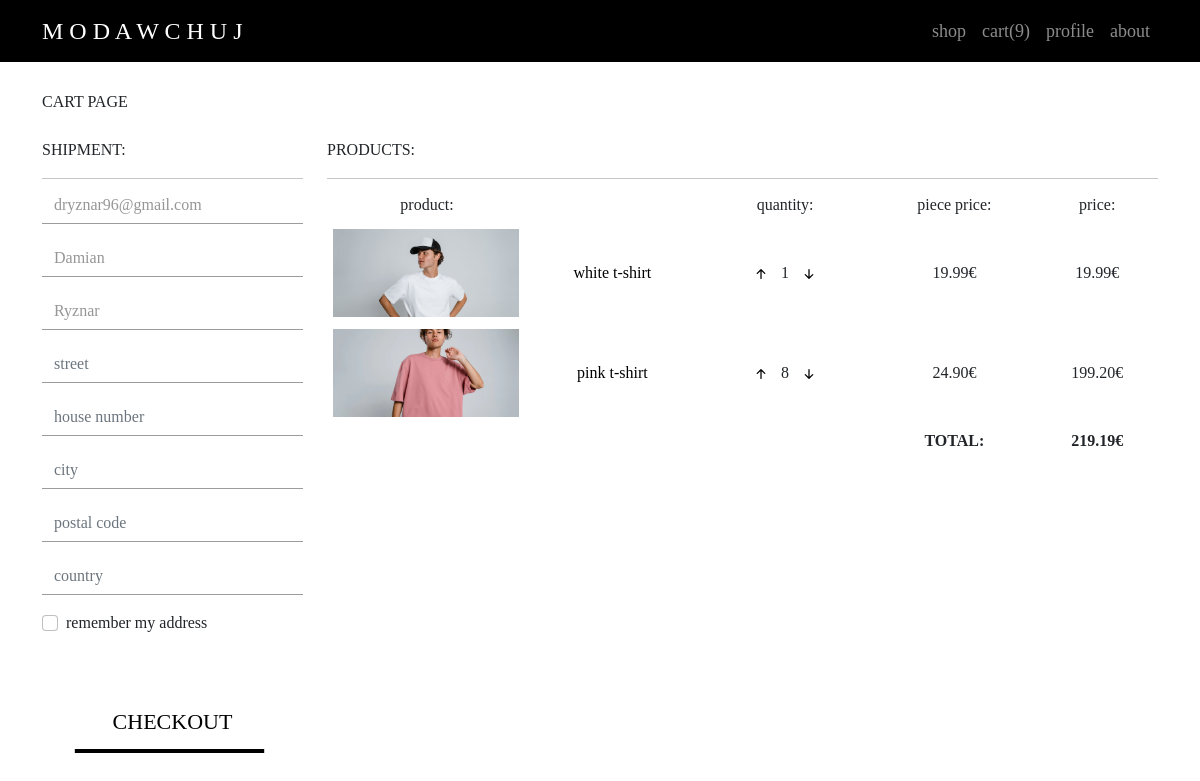
/user/cart (signed in), run on the app's committed database.
### user/models.py (models this page shows, shortened)
class Cart(models.Model):
    user_id = models.ForeignKey(User, on_delete=models.CASCADE)
    item_id = models.ForeignKey(Item, on_delete=models.CASCADE)
    quantity = models.IntegerField(default=0)
    def get_cart_items(request):
        if request.user.is_authenticated:
            return (Cart.objects.select_related("item_id").filter(user_id=request.user.id), Cart.get_cart_items_quantity(request))
    def get_cart_items_quantity(request):
        quantity = 0
        for item in Cart.objects.filter(user_id=request.user.id):
            quantity += item.quantity
        return quantity
    def item_overall_price(self):
        return self.quantity*self.item_id.current_price
    def order_overall_price(request):
        items = Cart.objects.filter(user_id=request.user.id)
        price = 0.00
        for item in items:
            price += item.item_overall_price()
        return price

### items/models.py (models this page shows)
class Item(models.Model):
    GENDERS = [
        ("male", "male"),
        ("female", "female"),
        ("unisex", "unisex")
    ]
    CATEGORIES = [
        ("shoes", "shoes"),
        ("legwear", "legwear"),
        ("pants", "pants"),
        ("shorts", "shorts"),
        ("skirt", "skirt"),
        ("t-shirt", "t-shirt"),
        ("shirt", "shirt"),
        ("dress", "dress"),
        ("hoodie", "hoodie"),
        ("jacket", "jacket"),
        ("headwear", "headwear"),
        ("gloves", "gloves")
    ]
    name = models.CharField(max_length=128)
    gender = models.CharField(choices=GENDERS, max_length=16)
    category = models.CharField(choices=CATEGORIES, max_length=16)
    description = models.CharField(max_length=2048)
    quantity = models.IntegerField()
    image = models.ImageField(upload_to="images")
    visibility = models.BooleanField(default=True)
    current_price = models.FloatField(default=0)

### user/views.py (the view)
# urls.py: path("cart", views.cart, name="cart"),
def cart(request):
    if request.method == "POST":
        save_form_data(request)
        return HttpResponseRedirect(reverse("user:order"))
    return render(request, "user/cart.html", get_cart_info(request))

### user/helpers.py (called while the page is built, shortened)
def get_cart_info(request):
    if request.user.is_authenticated:
        cart = Cart.get_cart_items(request)
        price = Cart.order_overall_price(request)
        try:
            user_address = UserAddress.objects.get(user_id=request.user.id)
        except UserAddress.DoesNotExist:
            user_address = None
    return {"cart": cart, "price": price, "user_address": user_address}

### user/templates/user/cart.html (shortened to what this page needs)
{% extends "layout_main.html" %}
{% load static %}
{% block body %}
    <div class="navbar-space"></div>
    <div class="container">
        <div class="row">
            <h7>CART PAGE</h7><br><br>
        </div>
        <div class="row">
            <div class="col-lg-3 order-1">
                <div class="flex">
                    <div>
                        <p>
                            <h7>SHIPMENT:</h7>
                        </p>
                    </div>
                    <hr class="dropdown-divider">
                    {% if cart.0 %}
                        <form action="{% url 'user:cart' %}" method="post">
                            <div>
                                {% if request.user.is_authenticated %}
                                    <div class="mb-3">
                                        <input type="text" class="form-control order-input" name="email" value="{{ request.user.email }}" placeholder="email address" disabled>
                                    </div>
                                    <div class="mb-3">
                                        <input type="text" class="form-control order-input" name="first_name" value="{{ request.user.first_name }}" placeholder="first name" disabled>
                                    </div>
                                    <div class="mb-3">
                                        <input type="text" class="form-control order-input" name="last_name" value="{{ request.user.last_name }}" placeholder="last name" disabled>
                                    </div>
                                {% endif %}
                                    <div class="mb-3">
                                        <input type="text" class="form-control order-input" name="street" value="{{ user_address.street }}" placeholder="street">
                                    </div>
                                    <div class="mb-3">
                                        <input type="text" class="form-control order-input no-arrows" name="number" value="{{ user_address.number }}" placeholder="house number">
                                    </div>
                                    <div class="mb-3">
                                        <input type="text" class="form-control order-input" name="city" value="{{ user_address.city }}" placeholder="city">
                                    </div>
                                    <div class="mb-3">
                                        <input type="number" class="form-control order-input" name="postal" value="{{ user_address.postal }}" placeholder="postal code">
                                    </div>
                                    <div class="mb-3">
                                        <input type="text" class="form-control order-input" name="country" value="{{ user_address.country }}" placeholder="country">
                                    </div>
                                {% if request.user.is_authenticated %}
                                    <div class="mb-3 form-check">
                                        <input type="checkbox" class="form-check-input" id="remember" name="remember" value="true">
                                        <label class="form-check-label" for="remember">remember my address</label>
                                    </div>
                                {% endif %}
                            </div>
                            <br><br><br>
                            <div class="svg-wrapper">
                                <svg height="60" width="100%">
                                    <rect class="shape" height="60" width="100%">
                                </svg>
                                <div class="text"><button type="submit">CHECKOUT</button></div>
                            </div>
                        </form>
                    {% endif %}
                </div>
            </div>
            <div class="col-lg-9 top-padding order-2">
                <div>
                    <p><h7>PRODUCTS:</h7></p>
                </div>
                <hr class="dropdown-divider">
                <table>
                    <tbody>
                        <tr>
                            <td scope="col">product:</td>
                            <td scope="col"></td>
                            <td scope="col">quantity:</td>
                            <td scope="col">piece price:</td>
                            <td scope="col">price:</td>
                        </tr>
                        {% for item in cart.0 %}
                            <tr>
                                <td scope="col" class="image-wrapper">
                                    <img src="{{ item.item_id.image.url }}" class="item-image">
                                </td>
                                <td scope="col"><a class="no-decorator" href="{% url 'items:product' item_id=item.item_id.id %}">{{ item.item_id.name }}</a></td>
                                <td scope="col">
                                    <button data-product="{{ item.item_id.id }}" data-action="add" class="update-cart">
                                        <svg xmlns="http://www.w3.org/2000/svg" width="20" height="20" fill="currentColor" class="bi bi-arrow-up-short" viewBox="0 0 16 16">
                                            <path fill-rule="evenodd" d="M8 12a.5.5 0 0 0 .5-.5V5.707l2.146 2.147a.5.5 0 0 0 .708-.708l-3-3a.5.5 0 0 0-.708 0l-3 3a.5.5 0 1 0 .708.708L7.5 5.707V11.5a.5.5 0 0 0 .5.5z"/>
                                        </svg>
                                    </button>
                                    {{ item.quantity }}
                                    <button data-product="{{ item.item_id.id }}" data-action="remove" class="update-cart">
                                        <svg xmlns="http://www.w3.org/2000/svg" width="20" height="20" fill="currentColor" class="bi bi-arrow-down-short" viewBox="0 0 16 16">
                                            <path fill-rule="evenodd" d="M8 4a.5.5 0 0 1 .5.5v5.793l2.146-2.147a.5.5 0 0 1 .708.708l-3 3a.5.5 0 0 1-.708 0l-3-3a.5.5 0 1 1 .708-.708L7.5 10.293V4.5A.5.5 0 0 1 8 4z"/>
                                        </svg>
                                    </button>
                                </td>
                                <td scope="col">{{ item.item_id.current_price|floatformat:2 }}€</td>
                                <td scope="col">{{ item.item_overall_price|floatformat:2 }}€</td>
                            </tr>
                        {% endfor %}
                        <tr>
                            <td></td>
                            <td></td>
                            <td></td>
                            <th scope="col">TOTAL:</tH>
                            <th scope="col">{{ price|floatformat:2 }}€</th>
                        </tr>
                    </tbody>
                </table>
            </div>
        </div>
    </div>
{% endblock %}

### templates/layout_main.html (style rules this page uses)
body { font-family: 'Andale Mono'; }

### user/templates/user/cart.html (style rules this page uses)
.navbar-space { width: 100%; height: 90px; background-color: transparent; }
button { border: none; background-color: transparent; }
table { word-wrap:break-word; border-collapse: collapse; width: 100%; }
table td, table th { border: none; padding: 6px; text-align: center; }
svg { color: black; }
.image-wrapper { width: 200px; height: 100px; padding-right: 1%; }
.item-image { overflow: hidden; height: 100%; width: 100%; object-fit: cover; }
.no-decorator { text-decoration: none; color: black; }
svg { align-items: center; }
.svg-wrapper { height: 60px; margin: 0 auto; position: relative; top: 50%; transform: translateY(-50%); width: 100%; }
.text { text-align: center; color: #000000; font-size: 22px; letter-spacing: 8px; line-height: 32px; position: relative; top: -48px; }
.order-input { border: none; border-radius: 0px; border-bottom: 1px solid rgb(156, 156, 156); }
.order-input:disabled { background-color: transparent; color: rgb(150, 150, 150); }

### data on the page
Cart: item_id.image (picture), item_id.name "white t-shirt", quantity "1", item_id.current_price "19.99", item_overall_price "19.99"
Cart: item_id.image (picture), item_id.name "pink t-shirt", quantity "8", item_id.current_price "24.90", item_overall_price "199.20"

### other printed values
{{ cart.1 }} "9"
{{ price|floatformat:2 }} "219.19"
